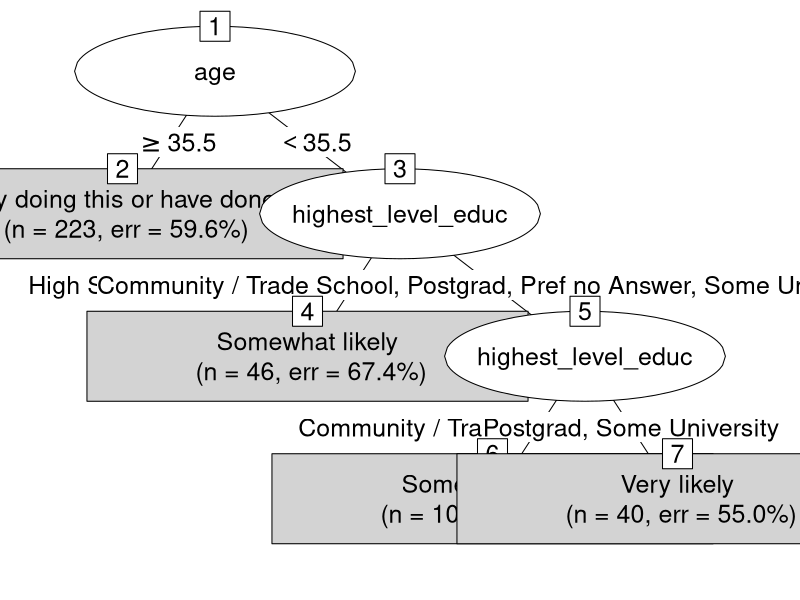
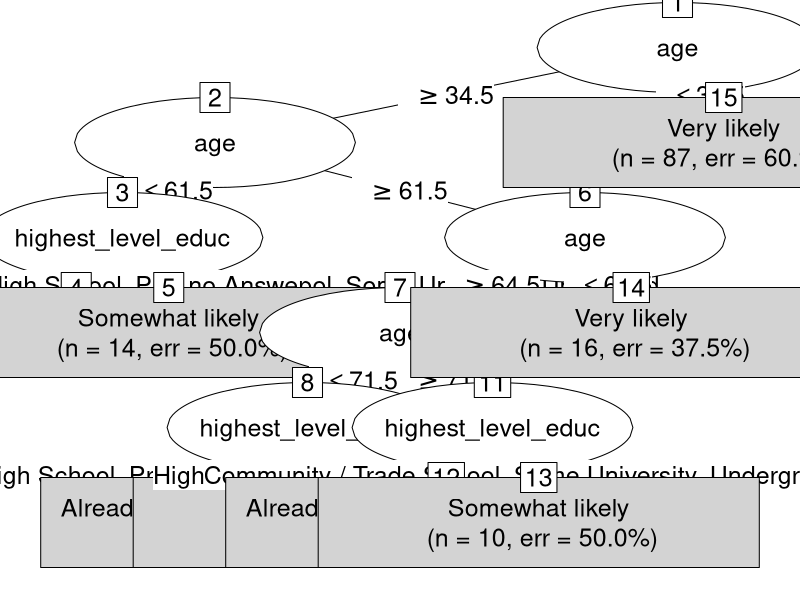
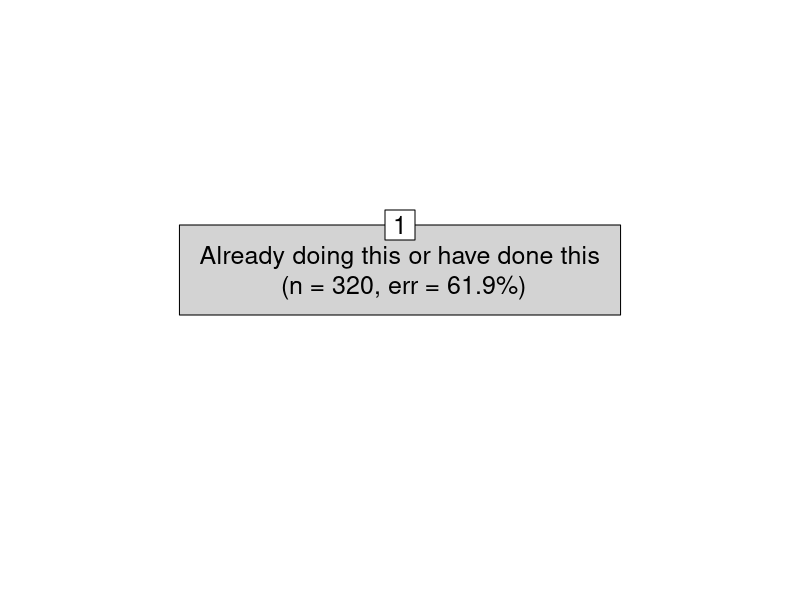
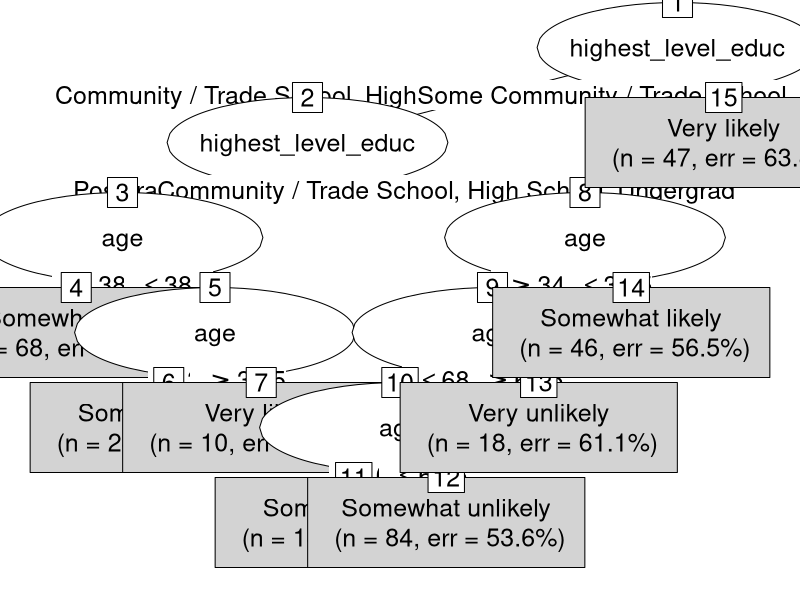
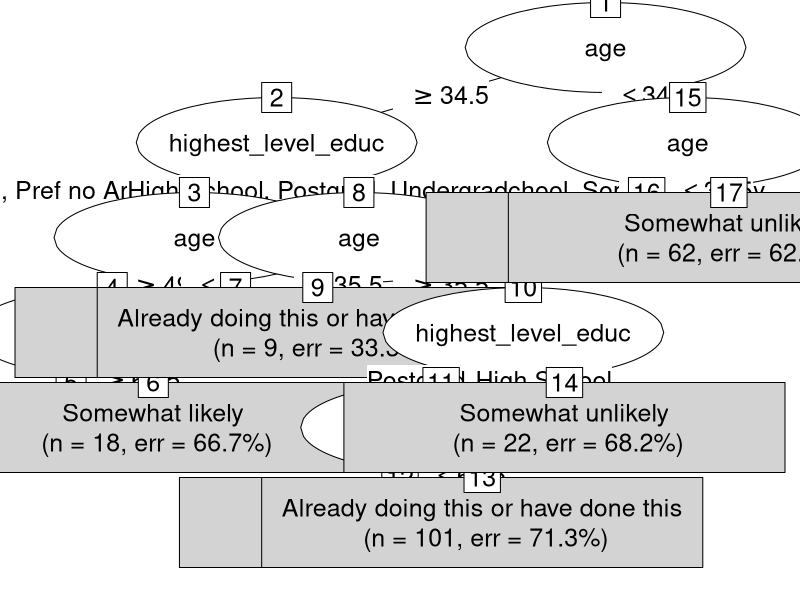
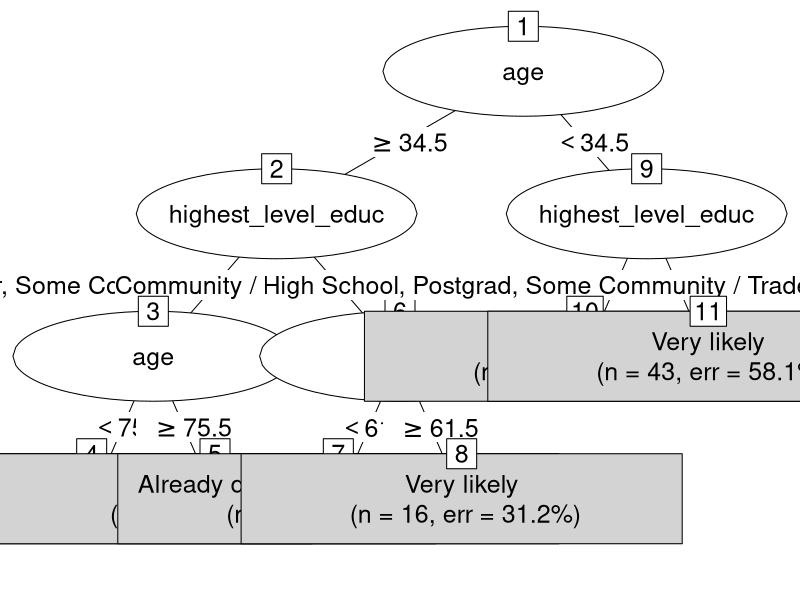
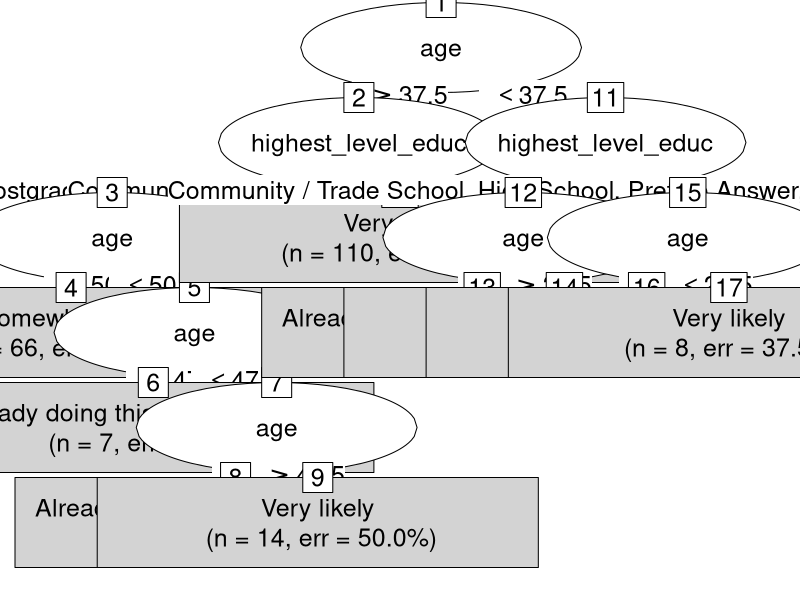
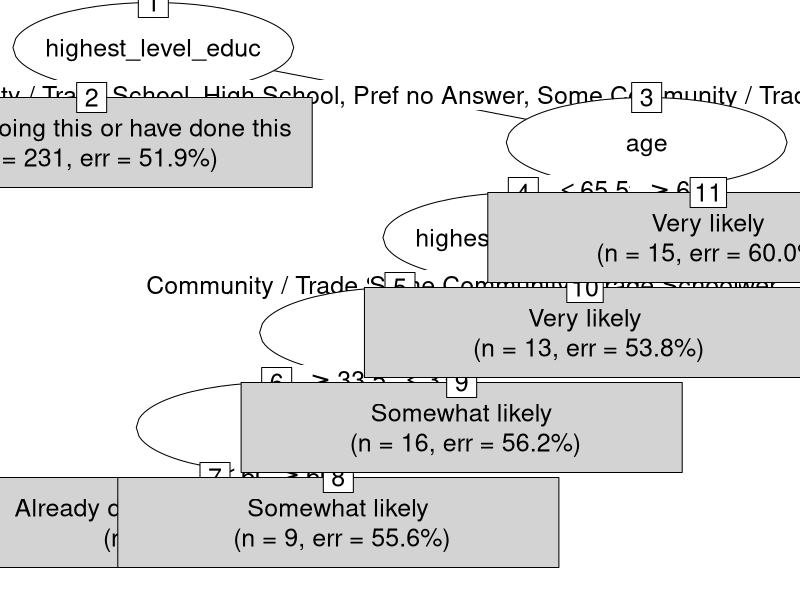

These charts were generated, in order, by the following R code: (Note: this script raises an error after producing the figures.)
#### Preamble ####
# Purpose: Constructs a  decision tree model for predicting likelihood of taking climate action based on age and education. 
# Author: Lexi Knight
# Date: 30 November 2024
# Contact: lexi.knight@mail.utoronto.ca
# License: MIT
# Pre-requisites: complete 01-download_data.R and 03-clean_data.R in scripts folder in order to access data.



#### Workspace setup ####

# load packages
library(tidyverse)    # core functions for data manipulation
library(rpart)        # creates decision tree models
library(partykit)     # plots decision tree models
library(here)         # constructs file paths

# Set seed for reproducibility
set.seed(853)

#### Read data ####
climate_data <- read_csv(here::here("data/02-analysis_data/twenty_eighteen_individual_analysis_data.csv"))

#### Shorten education level names ####
# Function to map long education names to shorter, more concise names
shorten_education_levels <- function(education) {
  case_when(
    education == "High school or less" ~ "High School",
    education == "Some community college, vocational, trade school" ~ "Some Community / Trade School",
    education == "Completed community college, vocational, trade school" ~ "Community / Trade School",
    education == "Some university" ~ "Some University",
    education == "Completed undergraduate degree" ~ "Undergrad",
    education == "Post graduate/professional school" ~ "Postgrad",
    education == "Prefer not to answer" ~ "Pref no Answer",
    TRUE ~ education # Default: keep original value if not matched
  )
}

# Apply the function to shorten names in the dataset
climate_data <- climate_data %>%
  mutate(highest_level_educ = shorten_education_levels(highest_level_educ))

# Function to generate decision trees, predictions, confusion matrix, and accuracy
generate_model <- function(target_var, train_data, test_data, model_name) {
  # Generate decision tree
  formula <- as.formula(paste(target_var, "~ age + highest_level_educ"))
  tree <- rpart(formula, data = train_data)
  
  # Construct file path for saving the plot
  png_file_path <- file.path(here::here("models/"), paste0(model_name, "_tree.png"))
  
  # Adjust PNG size to avoid cutting off the tree
  png(png_file_path, width = 4800, height = 2400, res = 300)  # Larger size and higher resolution
  
  # Plot the decision tree and save the plot as a .png
  plot(as.party(tree), gp = gpar(cex = 1.5), type = "simple")  # Adjust font size for better visibility
  
  # Close the device after saving the plot
  dev.off()
  
  # Make predictions on the test dataset
  predictions <- predict(tree, newdata = test_data, type = "class")
  
  # Generate the confusion matrix
  confusion_matrix <- table(predictions, test_data[[target_var]])
  
  # Calculate and return accuracy
  accuracy <- sum(diag(confusion_matrix)) / sum(confusion_matrix) * 100
  return(accuracy)
}


#### Loop to create models for different target variables ####
# Create a data frame to store the model names and their corresponding accuracies
model_results <- data.frame(Model = character(0), Accuracy = numeric(0))

# List of target variables and corresponding model names
target_vars <- c("likelihood_home_improvement", "likelihood_reduce_hydro", "likelihood_minimize_car", 
                 "likelihood_vehicle_electric", "likelihood_protein_alternative", "likelihood_reduce_waste", 
                 "likelihood_green_product", "likelihood_short_distance", "likelihood_sort_waste")

# Loop through each model, split the data, generate the model, and store the accuracy
for (target_var in target_vars) {
  # Train-test split
  train_data <- sample_n(climate_data, size = round(0.8 * nrow(climate_data)))
  test_data <- anti_join(climate_data, train_data)
  
  # Model name (from target variable), removing the "likelihood_" part
  model_name <- gsub("likelihood_", "", target_var)
  
  # Generate model and calculate accuracy
  accuracy <- generate_model(target_var, train_data, test_data, model_name)
  
  # Store the results in the data frame
  model_results <- rbind(model_results, data.frame(Model = model_name, Accuracy = accuracy))
}

#### Modify model_results ####
# Rename variables in the Model column
rename_models <- function(model_name) {
  case_when(
    model_name == "home_improvement" ~ "Home Improvement",
    model_name == "reduce_hydro" ~ "Reduce Hydro",
    model_name == "minimize_car" ~ "Minimize Car ",
    model_name == "vehicle_electric" ~ " Electric / Hybrid Vehicle",
    model_name == "protein_alternative" ~ "Meat Alternative",
    model_name == "reduce_waste" ~ "Reduce Waste",
    model_name == "green_product" ~ "Green Products",
    model_name == "short_distance" ~ "Walk / Cycle Short Distance",
    model_name == "sort_waste" ~ "Sort Waste Correctly",
    TRUE ~ model_name # Default: keep original value if not matched
  )
}

# Apply the renaming function
model_results <- model_results %>%
  mutate(Model = rename_models(Model))

# Print the results table
print(model_results)

# Save the results as a CSV in the correct location
write_csv(model_results, here::here("models/model_accuracies.csv"))
